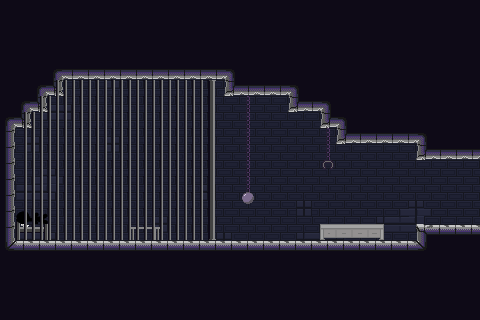

This is a level from a 2D game, rendered from its Tiled map with the project's own tilesets. A one-line summary and the map file follow, with tile-layer data summarised:
An orthogonal 30x20 tile map with 16x16 px tiles, 9 tile layers (bkg_far, bkg_close, onoff-defaulton(blue), onoff-defaultoff(blue), ...), 6 tilesets.

<map version="1.10" tiledversion="1.11.0" orientation="orthogonal" renderorder="right-down" width="30" height="20" tilewidth="16" tileheight="16" infinite="0" nextlayerid="11" nextobjectid="1">
 <tileset firstgid="1" source="../../jail_wall.tsx" />
 <tileset firstgid="65" source="../../jail_block.tsx" />
 <tileset firstgid="129" source="../../jail_bars.tsx" />
 <tileset firstgid="139" source="../../PlaceholderSprites.tsx" />
 <tileset firstgid="244" source="../Possible Extra Art.tsx" />
 <tileset firstgid="256" source="../../decorative_props.tsx" />
 <layer id="4" name="bkg_far" width="30" height="20">
  <properties>
   <property name="unity:sortinglayer" value="Bkg_far" />
  </properties>
  <data>[600 cells, 0 non-empty, 0 distinct tile ids]</data>
 </layer>
 <layer id="1" name="bkg_close" width="30" height="20">
  <properties>
   <property name="unity:sortinglayer" value="Bkg" />
  </properties>
  <data>[600 cells, 495 non-empty, 13 distinct tile ids]</data>
 </layer>
 <layer id="6" name="onoff-defaulton(blue)" width="30" height="20">
  <properties>
   <property name="unity:layer" value="Ground" />
   <property name="unity:sortinglayer" value="Ground" />
   <property name="unity:tag" value="onoff-defaulton" />
  </properties>
  <data>[600 cells, 0 non-empty, 0 distinct tile ids]</data>
 </layer>
 <layer id="7" name="onoff-defaultoff(blue)" width="30" height="20">
  <properties>
   <property name="unity:layer" value="Ground" />
   <property name="unity:sortinglayer" value="Ground" />
   <property name="unity:tag" value="onoff-defaultoff" />
  </properties>
  <data>[600 cells, 0 non-empty, 0 distinct tile ids]</data>
 </layer>
 <layer id="9" name="onoff2-defaulton(purple)" width="30" height="20">
  <properties>
   <property name="unity:layer" value="Ground" />
   <property name="unity:sortinglayer" value="Ground" />
   <property name="unity:tag" value="onoff2-defaulton" />
  </properties>
  <data>[600 cells, 0 non-empty, 0 distinct tile ids]</data>
 </layer>
 <layer id="8" name="onoff2-defaultoff(purple)" width="30" height="20">
  <properties>
   <property name="unity:layer" value="Ground" />
   <property name="unity:sortinglayer" value="Ground" />
   <property name="unity:tag" value="onoff2-defaultoff" />
  </properties>
  <data>[600 cells, 0 non-empty, 0 distinct tile ids]</data>
 </layer>
 <layer id="2" name="ground" width="30" height="20">
  <properties>
   <property name="unity:layer" value="Ground" />
   <property name="unity:sortinglayer" value="Ground" />
  </properties>
  <data>[600 cells, 378 non-empty, 17 distinct tile ids]</data>
 </layer>
 <layer id="10" name="annotations (for game objects)" width="30" height="20">
  <data>[600 cells, 2 non-empty, 2 distinct tile ids]</data>
 </layer>
 <layer id="3" name="foreground" width="30" height="20">
  <properties>
   <property name="unity:sortinglayer" value="Foreground" />
  </properties>
  <data>[600 cells, 113 non-empty, 7 distinct tile ids]</data>
 </layer>
</map>
